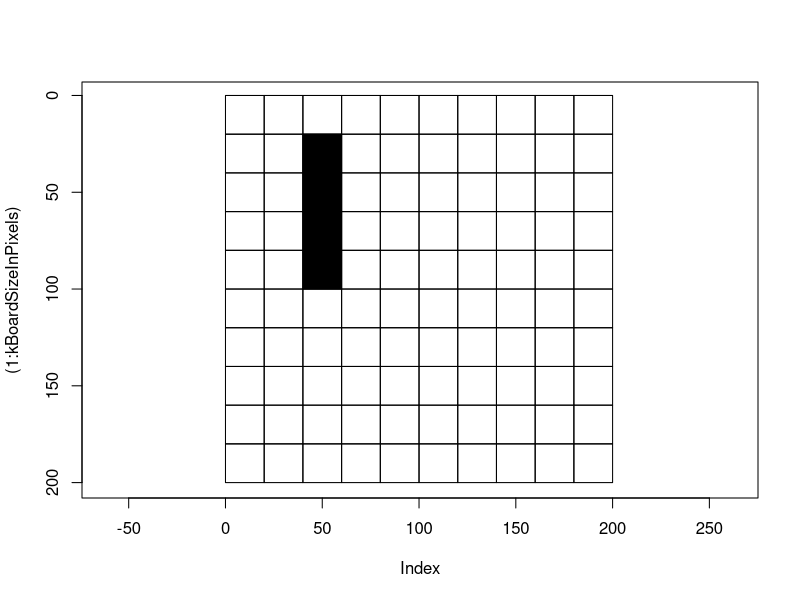
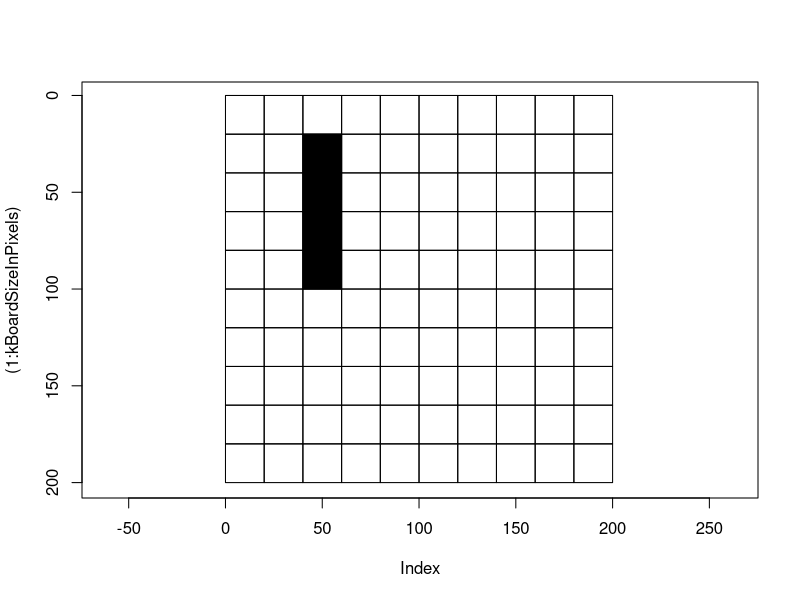
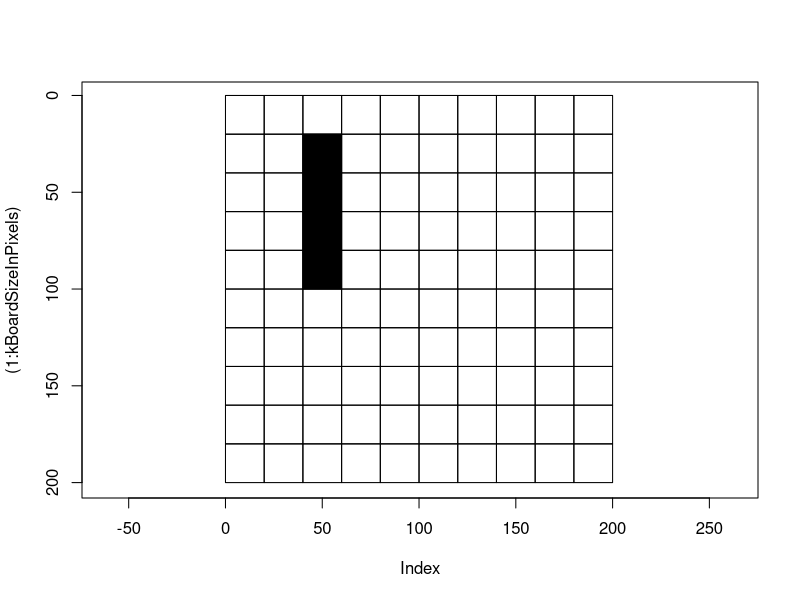
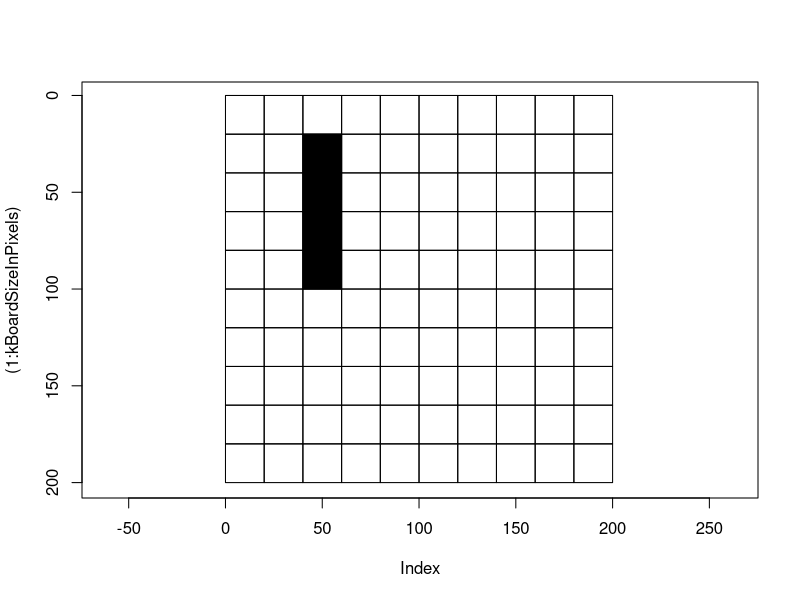
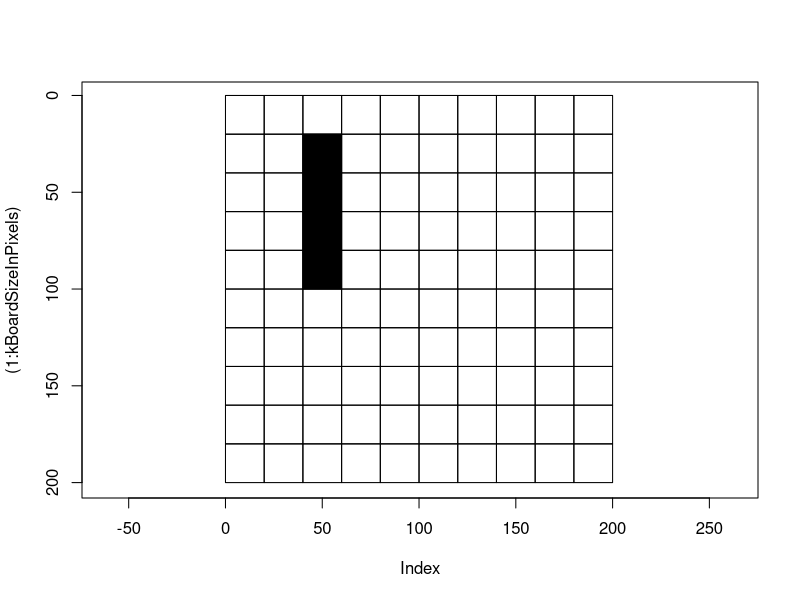
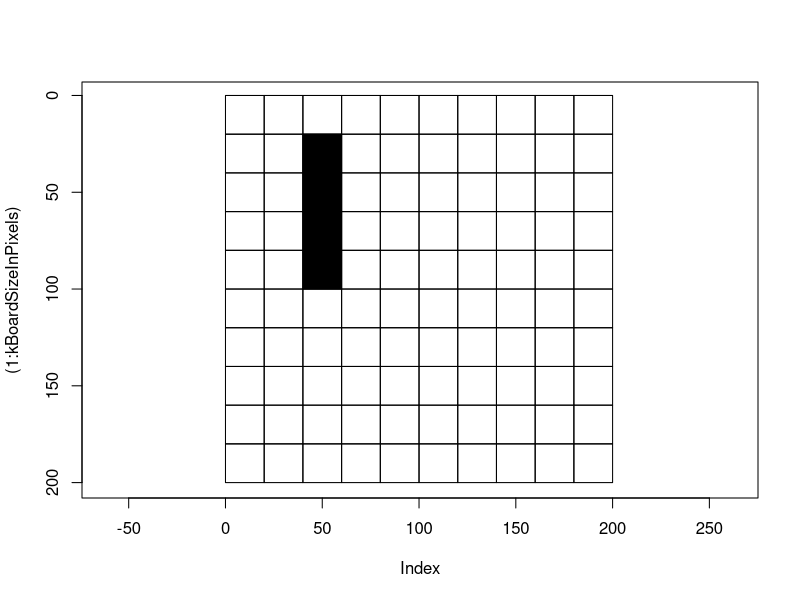
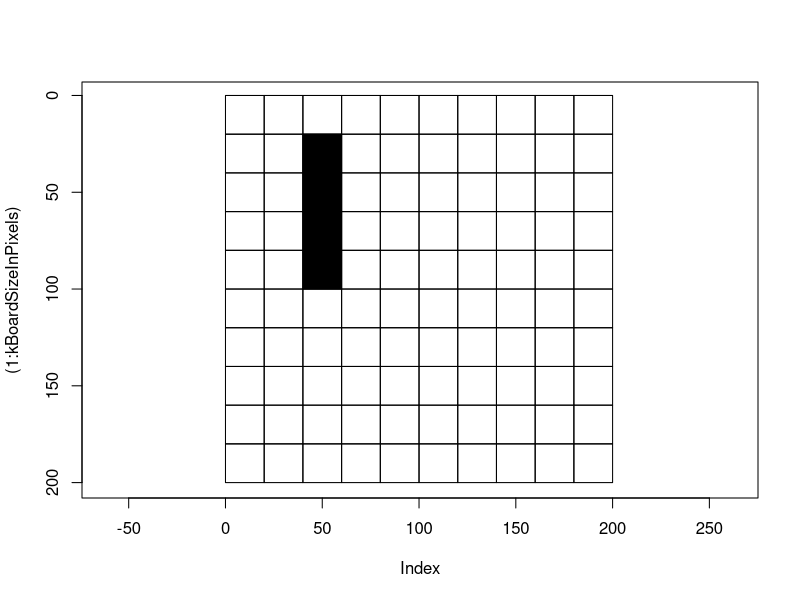
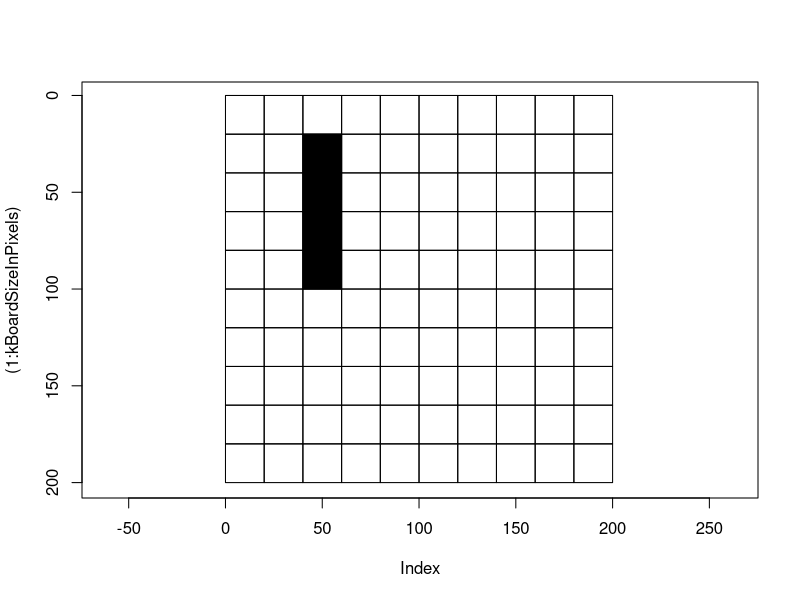

Generate these figures, in order, with R: (Note: a time limit stopped this script after it produced the figures.)
# Constants
kBoardSize <- 10
kTileSize <- 20
kBoardSizeInPixels <- kBoardSize * kTileSize

# Snake initialization
x <- c(3, 3, 3, 3)
y <- c(2, 3, 4, 5)
snake.body.coordinates <- cbind(x, y)


# Drawing functions
drawBox <- function(x, y, filling){
    # pair of x and y as pixels
    corner.bottom_left <- c((x - 1) * kTileSize, (y - 1) * kTileSize)
    corner.upper_right <- c((x - 1) * kTileSize + kTileSize, (y - 1) * kTileSize + kTileSize)
        

    rect(xleft = corner.bottom_left[1], ybottom = corner.bottom_left[2], 
         xright = corner.upper_right[1], ytop = corner.upper_right[2],
         density = filling)
}

drawBoardGrid <- function(){
    for(y in seq(from = 1, to = kBoardSize, by = 1)){
        for(x in seq(from = 1, to = kBoardSize, by = 1)){
            drawBox(x, y, filling = 0)
        } 
    }
}

drawSnake <- function(){
    for(row.index in (1:nrow(snake.body.coordinates))){
        # take one row and all columns (x and y)
        # print(snake.body.coordinates[row.index, ])
        x = snake.body.coordinates[row.index, 1]
        y = snake.body.coordinates[row.index, 2]
        drawBox(x, y, filling = NA)
    }
}






readKeyboardInput <- function(){
    snake.next_direction <- readline()
    switch(snake.next_direction,
           W={
               print('W')
               head.x <- snake.body.coordinates[1, 1]
               head.y <- snake.body.coordinates[1, 2]
               
               new.head.y <- head.y - 1
               
               # Add new head as first row
               snake.body.coordinates <- rbind(c(head.x, new.head.y), snake.body.coordinates)
               print(snake.body.coordinates)
               # Remove old tail by removing entire last row
               snake.body.coordinates <- snake.body.coordinates[1:nrow(snake.body.coordinates) - 1, ]
           },
           S={
               print('S')
           },
           A={
               print('A')
           },
           D={
               print('D')
           },
           Q={
               stop("Exiting game...")
           },
           {
               print("Wrong action! Please use W, S, A, D")
           })
}

# Game loop
repeat{
    # type = "n" means "dont draw antything at the beginning"
    # ylim -> reverse axis (count from top to bottom)
    # asp -> aspect ratio
    plot((1:kBoardSizeInPixels), type = "n", ylim = rev(range(1:kBoardSizeInPixels)), asp = 1)
    drawBoardGrid()
    drawSnake()
    readKeyboardInput()
    
    # loop delay
    Sys.sleep(0.7)
}
